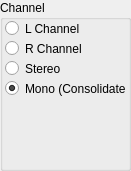
     <widget class="QGroupBox" name="ChannelControl">
      <property name="geometry">
       <rect>
        <x>815</x>
        <y>85</y>
        <width>131</width>
        <height>171</height>
       </rect>
      </property>
      <property name="title">
       <string>Channel</string>
      </property>
      <widget class="QRadioButton" name="channel_L">
       <property name="geometry">
        <rect>
         <x>5</x>
         <y>20</y>
         <width>82</width>
         <height>17</height>
        </rect>
       </property>
       <property name="text">
        <string>L Channel</string>
       </property>
      </widget>
      <widget class="QRadioButton" name="channel_R">
       <property name="geometry">
        <rect>
         <x>5</x>
         <y>40</y>
         <width>82</width>
         <height>17</height>
        </rect>
       </property>
       <property name="text">
        <string>R Channel</string>
       </property>
      </widget>
      <widget class="QRadioButton" name="channel_stereo">
       <property name="geometry">
        <rect>
         <x>5</x>
         <y>60</y>
         <width>82</width>
         <height>17</height>
        </rect>
       </property>
       <property name="text">
        <string>Stereo</string>
       </property>
      </widget>
      <widget class="QRadioButton" name="channel_mono_add">
       <property name="geometry">
        <rect>
         <x>5</x>
         <y>80</y>
         <width>121</width>
         <height>17</height>
        </rect>
       </property>
       <property name="text">
        <string>Mono (Consolidated)</string>
       </property>
       <property name="checked">
        <bool>true</bool>
       </property>
      </widget>
     </widget>
